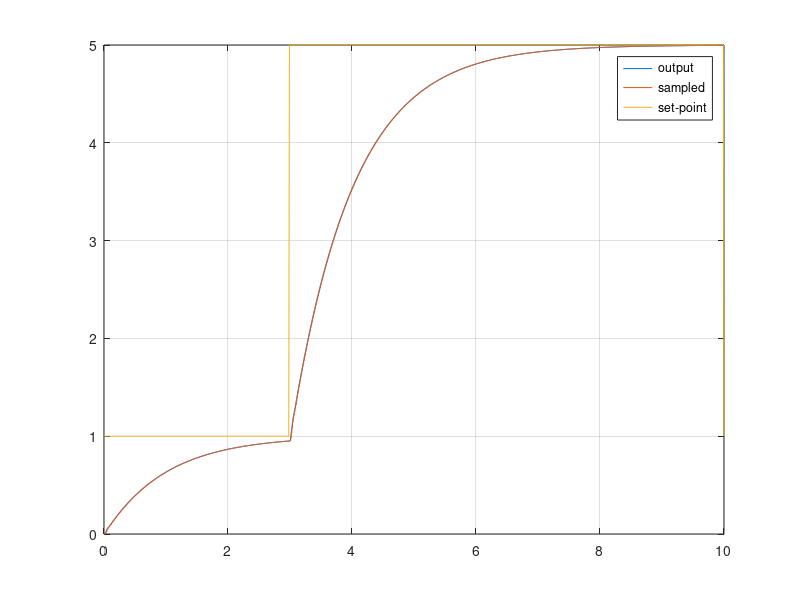
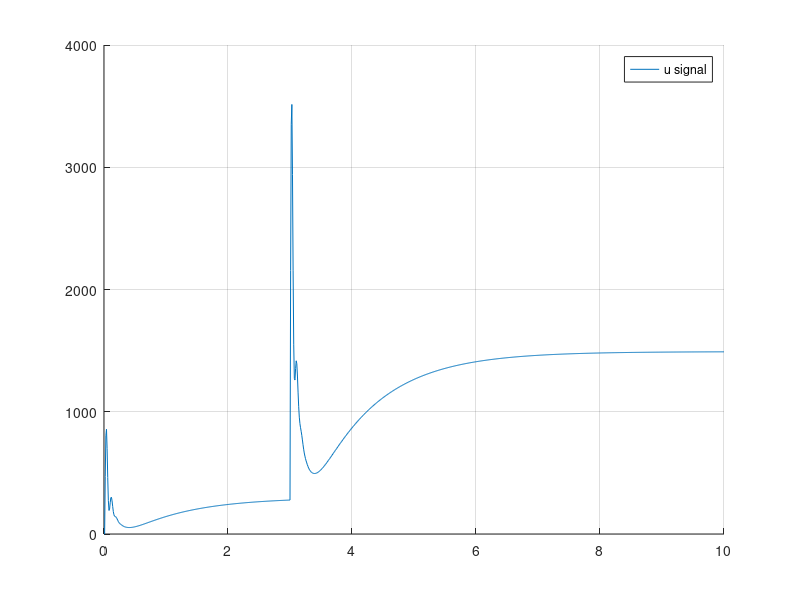
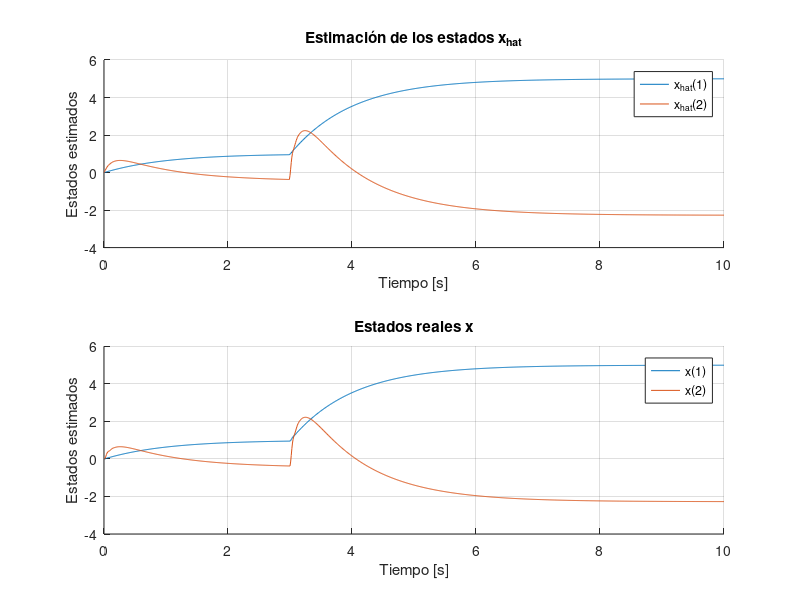
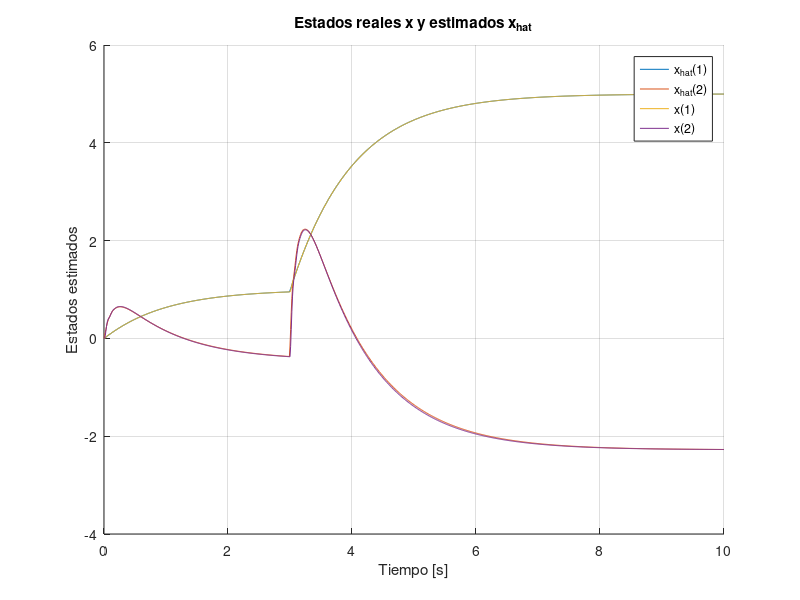

Write MATLAB code to recreate these figures, in order.
clear all;
close all;
%% Parámetros de Simulación
Ts = 0.01;
Tf = 10;
Nsim = Tf/Ts;
t = 0:Ts:Tf;

%% Señal de Entrada - Set Point
r_sp = ones(size(t));

%% Espacio de estados identificado invertido - ecuacion calculada
% A = [0 1 0; 4.8976 -0.52198 0.319; 0 0 -0.33792];
% B = [0; -0.468; 0.495];
% C = [1 0 0];
% D = 0;

% A = [0 1 0; 0 0 1; -0.4588 -12.83 -3.986];
% B = [-0.00008368; -0.05376; 0.01643];
% C = [1 0 0];
% D = 0;

A = [0 1; -3.513 -0.1999];
B = [0.001527; 0.01147];
C = [1 0];
D = 0;

% Funcion de transferencia Pendulo natural
% num = [-0.001862 -0.05642];
% den = [1 0.4719 4.919];
% [A, B, C, D] = tf2ss(num,den);
% 
sys_ss = ss(A, B, C, D);

SS_disc = c2d(sys_ss, Ts);

% SS_disc = ss(A, B, C, D, Ts);
% sys_ss = d2c(SS_disc);
%% Tamaño vectores Espacio de Estados
nx = length(SS_disc.A);

%% Determinación de la matriz K - LQR
Q = diag([10000000 10000 1000]);
R = 0.001;

% Q = diag([10000 100 1]);
% R = 1;

K_hat = lqi(SS_disc, Q, R);
K_new = K_hat(1:nx);
ki = K_hat(end);

%% Observador mediante Kalman
x0 = zeros(1, nx)';
x_hat = ones(nx, Nsim + 1) .* x0; % Estados estimados

% Definir las matrices de covarianza del proceso y de la medición
Q_kalman = 1e-3 * eye(nx);  % Matriz de covarianza del ruido del proceso
R_kalman = 1e-3;            % Covarianza del ruido de medición (ajústalo según el sistema)
P_kalman = eye(nx);               % Matriz de covarianza inicial
P_kalman_pred = eye(nx).*0;

%% Variables Iniciales
x = ones(nx, Nsim + 1) .* x0;

% Salidas del simulador
yOut  = SS_disc.C*x0; 
tOut = 0;
uOut = 0;
dt = linspace(0, Ts, 10)';
integral_error = zeros(1, Nsim);
e = zeros(1, Nsim);
q = zeros(1, Nsim);
y_feedback = SS_disc.C*x0;

%% Representa el tiempo real, cuanto tiempo está corriendo el
% microcontrolador, el tiempo entre interrupciones el tiempo de muestreo
for k = 1:Nsim
    if k >= 3/Ts
        r_sp(k) = 5;
    end
    % Microcontrolador %
    e(k) = r_sp(k) - y_feedback;

    % Planta sin integrador
    %u(k) = -ki*q(k) - K_new*x_hat(:, k);
    % Planta con integrador
    u(k) = -ki*q(k)- K_new*x_hat(:, k);
    if u(k) > 4095
        u(k) = 4095;
    elseif u(k) < -4095
        u(k) = -4095;
    end
    % Predicción del estado y de la covarianza
    x_hat(:, k) = SS_disc.A * x_hat(:, k) + SS_disc.B * u(k);
    P_kalman_pred = SS_disc.A * P_kalman * SS_disc.A' + Q_kalman;
    
    % Corrección (actualización) con la medición
    y_feedback = SS_disc.C * x(:, k);
    y_hat = SS_disc.C * x_hat(:, k);
    K_kalman = P_kalman_pred * SS_disc.C' / (SS_disc.C * P_kalman_pred * SS_disc.C' + R_kalman);
    x_hat(:, k+1) = x_hat(:, k) + K_kalman * (y_feedback - y_hat);
    P_kalman = (eye(nx) - K_kalman * SS_disc.C) * P_kalman_pred;
    
    uOut = [uOut u(k)];
    
    u = u(k)*ones(1, numel(dt)); % ZOH de la U - DAC

    % Sistema en la vida real %
    [y, tsim, XssOut] = lsim(sys_ss, u, dt, x(:, k)); % XssOut es la salida del Espacio de Estados. Cambiar
    x(:, k+1) = XssOut(end, :)'; % x es el vector de estados
    q(k+1) = q(k) + e(k); % Integrador se obtiene con el modelo discretizado
    y_feedback = y(end, :); % Sampling - ADC

    tOut = [tOut (tsim' + t(k))];
    yOut = [yOut y'];
end

%% Gráficos
figure(1)
plot(tOut, yOut);
hold on
stairs(t, SS_disc.C*x);
plot(t, r_sp);
legend('output', 'sampled', 'set-point')
grid on

figure(2)
hold on
plot(t, uOut)
legend('u signal')
grid on

%% Gráficos de la estimación de los estados
figure(3)
hold on
subplot(2,1,1)
    hold on
    for i = 1:nx
        plot(t, x_hat(i, 1:Nsim+1));
    end
    legend('x_{hat}(1)','x_{hat}(2)');
    grid on
    title('Estimación de los estados x_{hat}');
    xlabel('Tiempo [s]');
    ylabel('Estados estimados');
subplot(2,1,2)
    hold on
    for i = 1:nx
        plot(t, x(i, 1:Nsim+1));
    end
    legend('x(1)','x(2)');
    grid on
    title('Estados reales x');
    xlabel('Tiempo [s]');
    ylabel('Estados estimados');

%% Gráficos de la estimación de los estados junto
figure(4)
hold on
for i = 1:nx
    plot(t, x_hat(i, 1:Nsim+1));
end
legend('x_{hat}(1)','x_{hat}(2)');
for i = 1:nx
    plot(t, x(i, 1:Nsim+1));
end
legend('x_{hat}(1)','x_{hat}(2)','x(1)','x(2)');
grid on
title('Estados reales x y estimados x_{hat}');
xlabel('Tiempo [s]');
ylabel('Estados estimados');